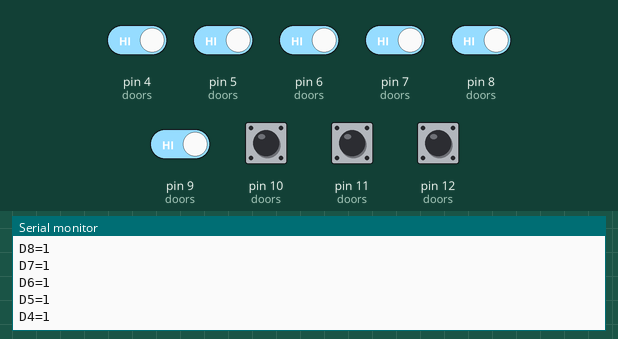
The sketch below on a simulated Arduino Uno, built with avr-gcc and run on an emulated ATmega328P. On the bench: the last lines printed to the serial monitor. The inputs (shaded band) are chosen by the test bench; at power-on: pin 4 (doors), pin 5 (doors), pin 6 (doors), pin 7 (doors), pin 8 (doors), pin 9 (doors), pin 10 (doors), pin 11 (doors), pin 12 (doors) HIGH.

Above: at 5.2 s.
5.3 s: pin 4 (doors) driven LOW
At 6.4 s:
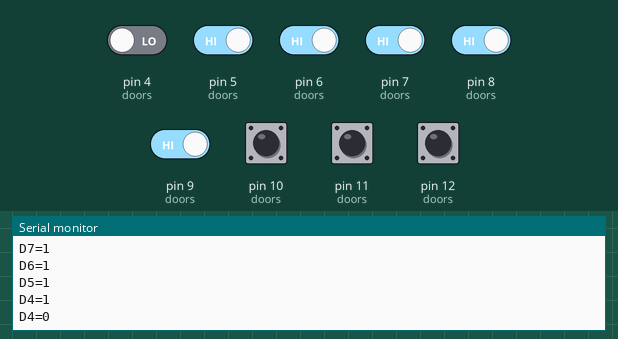
6.8 s: pin 5 (doors) driven LOW
At 7.6 s:
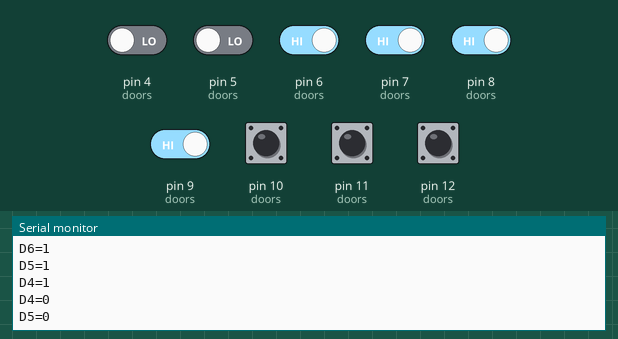
8.3 s: pin 6 (doors) driven LOW
At 8.8 s:
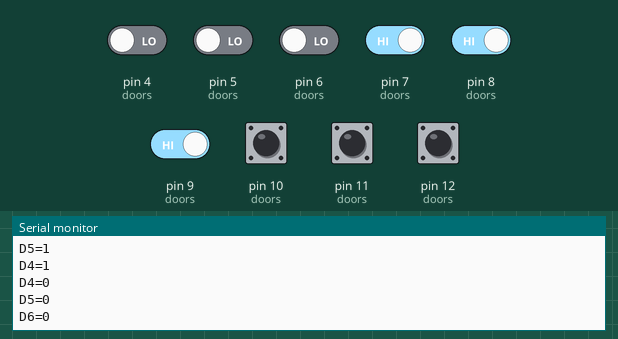
9.8 s: pin 7 (doors) driven LOW
At 11.0 s:
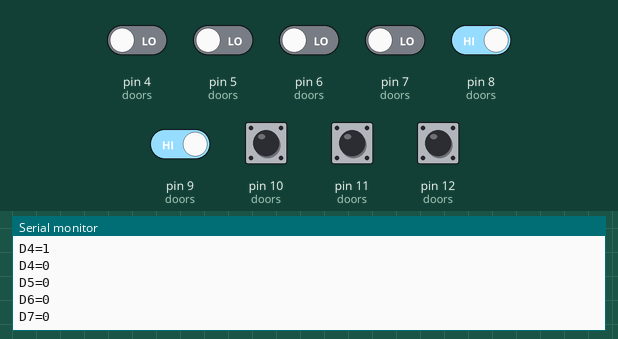
11.3 s: pin 8 (doors) driven LOW
At 12.4 s:
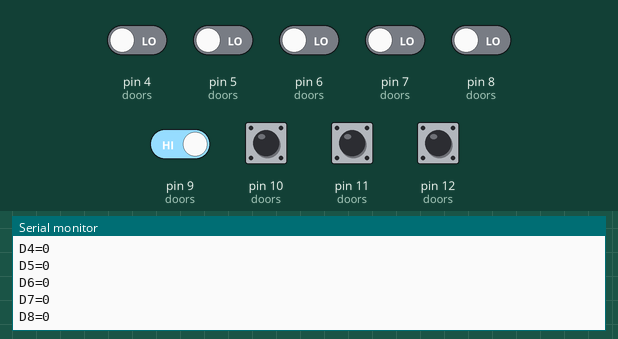
12.8 s: pin 9 (doors) driven LOW
At 13.5 s:
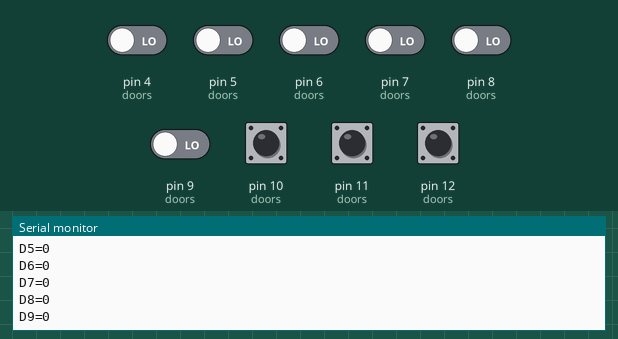
Timing chart, 0 to 15.3 s (numbered marks = the images above; inputs shaded):
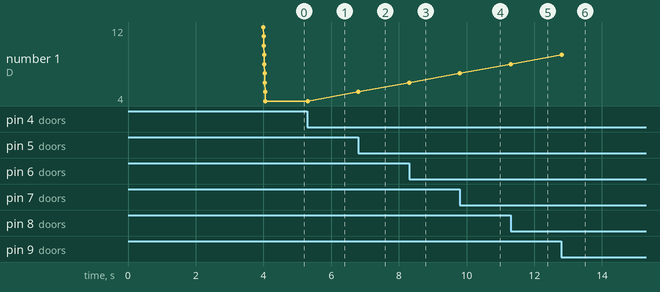

The sketch:

PIR_and_Reed_and_DHT.ino
```cpp
#include "DHT.h"

#define DHTPIN1 2     // what pin we're connected to
// #define DHTPIN2 3     // what pin we're connected to

//#define DHTTYPE DHT22   // DHT 22  (AM2302)
#define DHTTYPE DHT11   // DHT 22  (AM2302)

//DHT dht1(DHTPIN1, DHTTYPE);
// DHT dht2(DHTPIN2, DHTTYPE);

unsigned int t;

typedef struct {
    int pin;
    int state;
    int oldState;
} door_type;

door_type doors[] = {
    {12, 0, -1},
    {11, 0, -1},
    {10, 0, -1},
    { 9, 0, -1},
    { 8, 0, -1},
    { 7, 0, -1},
    { 6, 0, -1},
    { 5, 0, -1},
    { 4, 0, -1},
};

#define nPins (sizeof(doors)/sizeof(door_type))

int check_interval = 100;  // (in milliseconds)
int report_interval = 1 * 60 * 1000; // report every ? minutes

void setup()
{
    Serial.begin(9600);
    delay(4000);
    for(int i=0; i<nPins; i++) {
      pinMode(doors[i].pin, INPUT_PULLUP);
    }
    //dht1.begin();
    //dht2.begin();
}

void print_door(char *type, int i)
{
  Serial.print(type);
  Serial.print(doors[i].pin);
  Serial.print("=");
  Serial.println(doors[i].state);
}

void doDHT(DHT dht)
{
  int   pin = dht.pin();
  float h   = dht.readHumidity();
  float t   = dht.readTemperature();
  Serial.print("H");Serial.print(pin);Serial.print("=");
  Serial.println(h);
  Serial.print("T");Serial.print(pin);Serial.print("=");
  Serial.println(t);
}

void loop()
{
  t = t + check_interval;
  if (t >= report_interval) {
    for(int i=0; i<nPins; i++)
        print_door("D", i);
    t = 0;
//    doDHT(dht1);
//    doDHT(dht2);
  }
  for(int i=0; i<nPins; i++) {
    doors[i].state = digitalRead(doors[i].pin);
    if (doors[i].state != doors[i].oldState) {
      print_door("D", i);
      doors[i].oldState = doors[i].state;
    }
  }
  delay(check_interval);
}
```

Measured:
- after the input at 5.3 s, the serial monitor: prints a new line at once (image 1)
- after the input at 6.8 s, the serial monitor: prints a new line at once (image 2)
- after the input at 8.3 s, the serial monitor: prints a new line at once (image 3)
- after the input at 9.8 s, the serial monitor: prints a new line at once (image 4)
- after the input at 11.3 s, the serial monitor: prints a new line at once (image 5)
- after the input at 12.8 s, the serial monitor: prints a new line at once (image 6)
- plotted number 1: 5 → 6 after the input at 8.3 s, 6 → 7 after the input at 9.8 s, 7 → 8 after the input at 11.3 s, 8 → 9 after the input at 12.8 s
